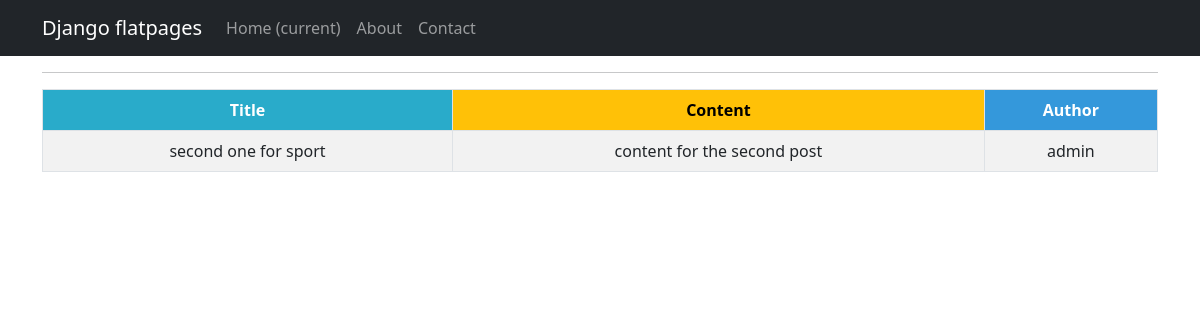
/articles/42, run on an earlier commit of the app's database.
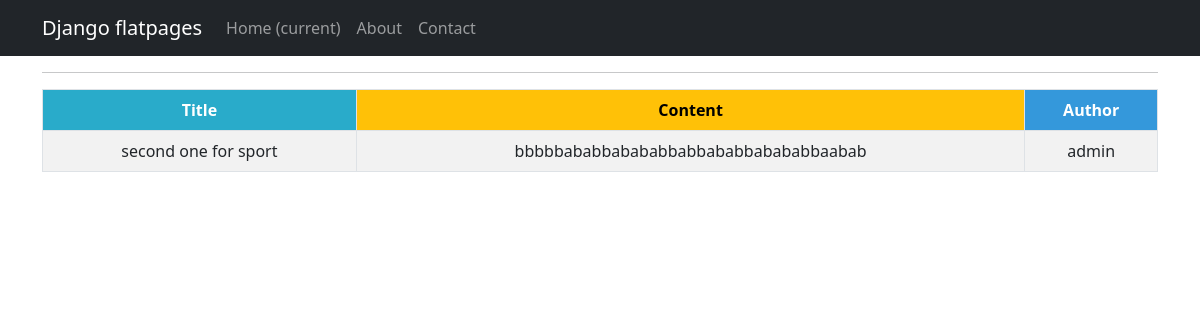
And on a later commit of the database.
### application/models.py (models this page shows, shortened)
class Post(models.Model):
    author = models.ForeignKey(Author, on_delete=models.CASCADE)
    options = models.CharField(max_length=10, choices=[('article', 'Article'), ('news', 'News')], default='article')
    time_of_creation = models.DateTimeField(auto_now_add=True)   #auto_now_add=True
    categories = models.ManyToManyField('Category', through='PostCategory')
    title = models.CharField(max_length=255)            #app - client_name
    content_of_article = models.TextField()             #app - message
    rating = models.IntegerField(default=0)

class Author(models.Model):
    author = models.OneToOneField(User, on_delete=models.CASCADE)
    rating = models.IntegerField(default=0)

### application/views.py (the view)
# urls.py: path('<int:pk>', PostDetail.as_view(), name='post_detail'),#cache_page(300) is off because article cache is applied
class PostDetail(DetailView):
    model = Post
    template_name = 'post.html'
    context_object_name = 'post'
    queryset = Post.objects.all()
    def get_object(self, *args, **kwargs):
        obj = cache.get(f'post-{self.kwargs["pk"]}', None)
        if not obj:
            obj = super().get_object(queryset=self.queryset)
            cache.set(f'post-{self.kwargs["pk"]}', obj)
        return obj

### templates/post.html
{% extends 'flatpages/default.html' %}
{% block content %}
<hr>
<table class="table table-bordered table-striped table-hover">
  <thead>
    <tr>
      <th style="background-color: #29ABCA; color: #ffffff;">Title</th>
      <th style="background-color: #FFC107; color: #000000;">Content</th>
      <th style="background-color: #3498DB; color: #ffffff;">Author</th>
    </tr>
  <tbody>
    <tr>
      <td>{{ post.title }} </td>
      <td>{{ post.content_of_article }}</td>
      <td>{{ post.author.author }}</td>
    </tr>
  </tbody>
</table>
{% endblock content %}

What changed in the data, as far as the page shows it:
changed Post "second one for sport": content_of_article "content for the second post" → "bbbbbababbabababbabbababbabababbaabab"
